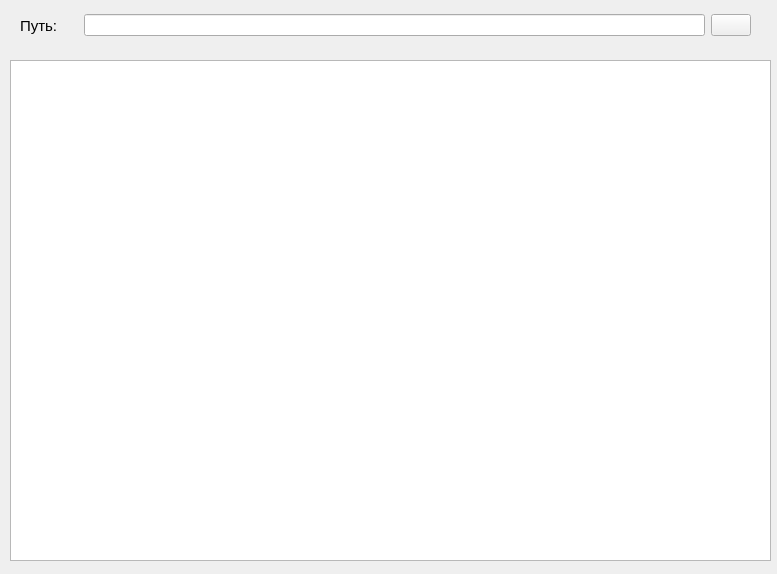
<?xml version="1.0" encoding="UTF-8"?>
<ui version="4.0">
 <class>MainWindow</class>
 <widget class="QMainWindow" name="MainWindow">
  <property name="geometry">
   <rect>
    <x>0</x>
    <y>0</y>
    <width>777</width>
    <height>574</height>
   </rect>
  </property>
  <property name="sizePolicy">
   <sizepolicy hsizetype="Fixed" vsizetype="Fixed">
    <horstretch>0</horstretch>
    <verstretch>0</verstretch>
   </sizepolicy>
  </property>
  <property name="windowTitle">
   <string>Test Explorer</string>
  </property>
  <widget class="QWidget" name="centralwidget">
   <property name="sizePolicy">
    <sizepolicy hsizetype="Fixed" vsizetype="Fixed">
     <horstretch>0</horstretch>
     <verstretch>0</verstretch>
    </sizepolicy>
   </property>
   <widget class="QWidget" name="horizontalLayoutWidget">
    <property name="geometry">
     <rect>
      <x>0</x>
      <y>0</y>
      <width>771</width>
      <height>51</height>
     </rect>
    </property>
    <layout class="QHBoxLayout" name="horizontalLayout">
     <item>
      <spacer name="verticalSpacer_2">
       <property name="orientation">
        <enum>Qt::Vertical</enum>
       </property>
       <property name="sizeHint" stdset="0">
        <size>
         <width>20</width>
         <height>40</height>
        </size>
       </property>
      </spacer>
     </item>
     <item>
      <widget class="QLabel" name="label">
       <property name="font">
        <font>
         <pointsize>11</pointsize>
        </font>
       </property>
       <property name="text">
        <string>Путь:</string>
       </property>
       <property name="textFormat">
        <enum>Qt::AutoText</enum>
       </property>
       <property name="scaledContents">
        <bool>true</bool>
       </property>
      </widget>
     </item>
     <item>
      <spacer name="verticalSpacer">
       <property name="orientation">
        <enum>Qt::Vertical</enum>
       </property>
       <property name="sizeHint" stdset="0">
        <size>
         <width>20</width>
         <height>40</height>
        </size>
       </property>
      </spacer>
     </item>
     <item>
      <widget class="QLineEdit" name="directPath"/>
     </item>
     <item>
      <widget class="QPushButton" name="backButton">
       <property name="sizePolicy">
        <sizepolicy hsizetype="Fixed" vsizetype="Fixed">
         <horstretch>0</horstretch>
         <verstretch>0</verstretch>
        </sizepolicy>
       </property>
       <property name="text">
        <string/>
       </property>
       <property name="icon">
        <iconset resource="upper.qrc">
         <normaloff>:/upper/undo.png</normaloff>:/upper/undo.png</iconset>
       </property>
      </widget>
     </item>
     <item>
      <spacer name="verticalSpacer_3">
       <property name="orientation">
        <enum>Qt::Vertical</enum>
       </property>
       <property name="sizeHint" stdset="0">
        <size>
         <width>20</width>
         <height>40</height>
        </size>
       </property>
      </spacer>
     </item>
    </layout>
   </widget>
   <widget class="QListView" name="dirContent">
    <property name="geometry">
     <rect>
      <x>10</x>
      <y>60</y>
      <width>761</width>
      <height>501</height>
     </rect>
    </property>
    <property name="sizePolicy">
     <sizepolicy hsizetype="Fixed" vsizetype="Fixed">
      <horstretch>0</horstretch>
      <verstretch>0</verstretch>
     </sizepolicy>
    </property>
   </widget>
  </widget>
 </widget>
 <resources>
  <include location="upper.qrc"/>
 </resources>
 <connections/>
</ui>
